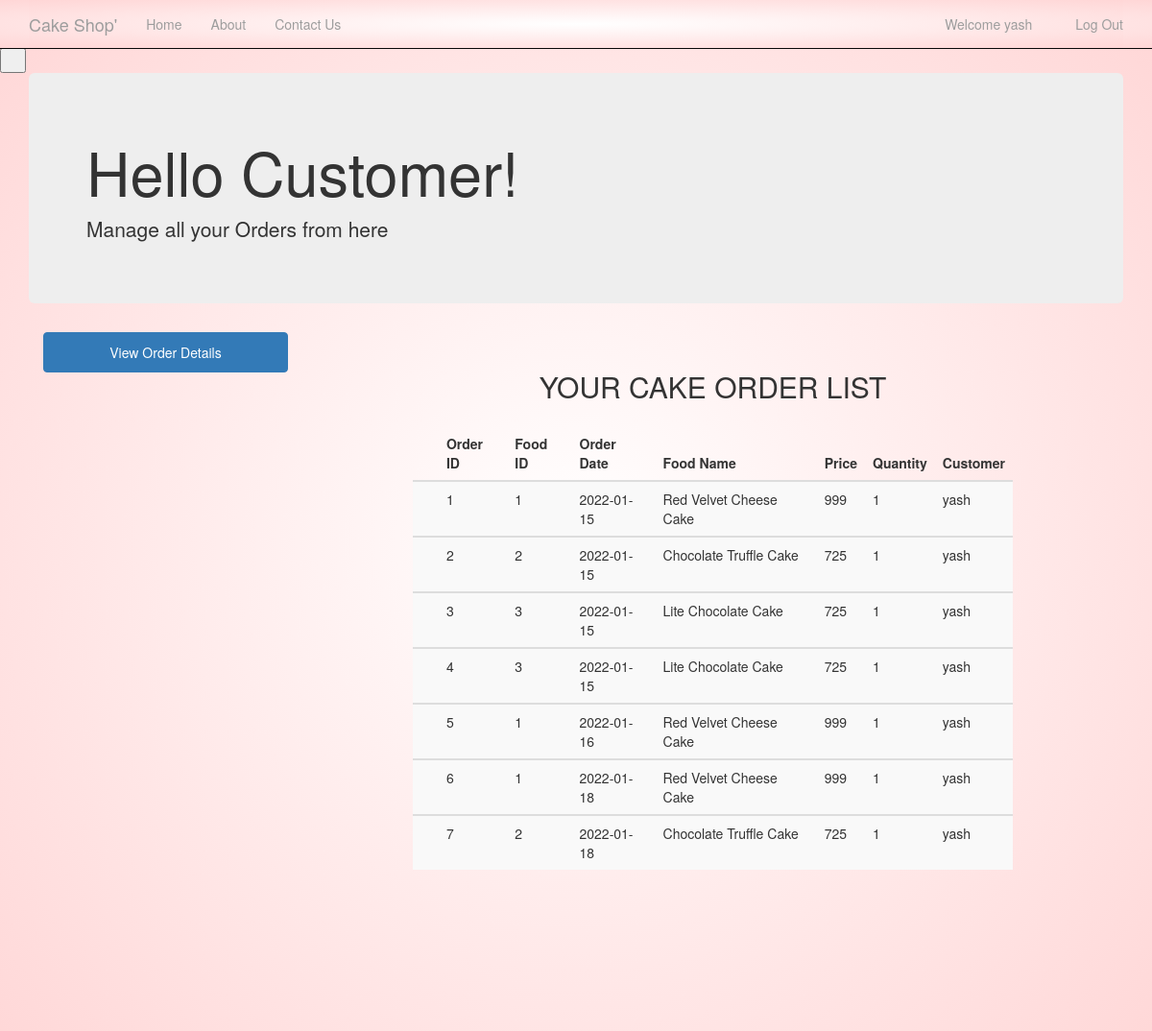
The app's page /view_customer_orders.php (signed in) with its own data.
### tables this page shows
CREATE TABLE `orders` (
  `order_ID` int(30) NOT NULL,
  `F_ID` int(30) NOT NULL,
  `foodname` varchar(30) NOT NULL,
  `price` int(30) NOT NULL,
  `quantity` int(30) NOT NULL,
  `order_date` date NOT NULL,
  `username` varchar(30) NOT NULL,
  `R_ID` int(30) NOT NULL
);

### view_customer_orders.php (the view, shortened to what this page needs)
<?php
include('session_u.php');
?>
<!DOCTYPE html>
<html>
  <head>
  </head>
  <link rel="stylesheet" type = "text/css" href ="css/common.css">
  <link rel="stylesheet" type = "text/css" href ="css/bootstrap.min.css">
  <body>
    <button onclick="topFunction()" id="myBtn" title="Go to top">
      <span class="glyphicon glyphicon-chevron-up"></span>
    </button>
    <nav class="navbar navbar-inverse navbar-fixed-top navigation-clean-search" role="navigation">
      <div class="container">
        <div class="navbar-header">
          <a class="navbar-brand" href="index.php">Cake Shop'</a>
        </div>
        <div class="collapse navbar-collapse " id="myNavbar">
          <ul class="nav navbar-nav">
            <li><a href="index.php">Home</a></li>
            <li><a href="aboutus.php">About</a></li>
            <li><a href="contactus.php">Contact Us</a></li>
          </ul>
          <ul class="nav navbar-nav navbar-right">
            <li><a href="#"><span class="glyphicon glyphicon-user"></span> Welcome <?php echo $_SESSION['login_user2']; ?> </a></li>
            <li><a href="logout_m.php"><span class="glyphicon glyphicon-log-out"></span> Log Out </a></li>
          </ul>
        </div>
      </div>
    </nav>
<div class="container">
    <div class="jumbotron">
     <h1>Hello Customer! </h1>
     <p>Manage all your Orders from here</p>
    </div>
    </div>
<div class="container">
    	<div class="col-xs-3" style="text-align: center;">
    	<div class="list-group">
        <a href="view_order_details.php" class="list-group-item active">View Order Details</a>
    	</div>
    </div>
    <div class="col-xs-9">
      <div class="form-area" style="padding: 0px 100px 100px 100px;">
        <form action="" method="POST">
        <br style="clear: both">
          <h3 style="margin-bottom: 25px; text-align: center; font-size: 30px;"> YOUR CAKE ORDER LIST </h3>
<?php
$customer_name=$_SESSION['login_user2'];
$sql = "SELECT * FROM orders o WHERE o.username='$customer_name' ORDER BY order_date";
$result = mysqli_query($conn, $sql);
if (mysqli_num_rows($result) > 0)
{
  ?>
  <table class="table table-striped">
    <thead class="thead-dark">
      <tr>
        <th>  </th>
        <th> Order ID </th>
        <th> Food ID </th>
        <th> Order Date </th>
        <th> Food Name </th>
        <th> Price </th>
        <th> Quantity </th>
        <th> Customer </th>
      </tr>
    </thead>
    <?PHP
      while($row = mysqli_fetch_assoc($result)){
    ?>
  <tbody>
    <tr>
      <td> <span class="glyphicon glyphicon-menu-right"></span> </td>
      <td><?php echo $row["order_ID"]; ?></td>
      <td><?php echo $row["F_ID"]; ?></td>
      <td><?php echo $row["order_date"]; ?></td>
      <td><?php echo $row["foodname"]; ?></td>
      <td><?php echo $row["price"]; ?></td>
      <td><?php echo $row["quantity"]; ?></td>
      <td><?php echo $row["username"]; ?></td>
    </tr>
  </tbody>
  <?php } ?>
  </table>
    <br>
  <?php } else { ?>
  <h4><center>0 RESULTS</center> </h4>
  <?php } ?>
        </form>
        </div>
    </div>
</div>
<br>
<br>
<br>
<br>
  </body>
</html>

### css/common.css (style rules this page uses)
body,html { height: 100%; }
body { padding-top: 50px; background: radial-gradient(#fff, #ffd6d6); }
.navbar { background: radial-gradient(#fff, #ffd6d6); }
.navbar-inverse { background: radial-gradient(#fff, #ffd6d6); }
.navbar-fixed-top { background: radial-gradient(#fff, #ffd6d6); }
.navigation-clean-search { background: radial-gradient(#fff, #ffd6d6); }
.collapse { background: radial-gradient(#fff, #ffd6d6); }

### records on screen
orders: order_ID "1", F_ID "1", order_date "2022-01-15", foodname "Red Velvet Cheese Cake", price "999", quantity "1", username "yash"
orders: order_ID "2", F_ID "2", order_date "2022-01-15", foodname "Chocolate Truffle Cake", price "725", quantity "1", username "yash"
orders: order_ID "3", F_ID "3", order_date "2022-01-15", foodname "Lite Chocolate Cake", price "725", quantity "1", username "yash"
orders: order_ID "4", F_ID "3", order_date "2022-01-15", foodname "Lite Chocolate Cake", price "725", quantity "1", username "yash"
orders: order_ID "5", F_ID "1", order_date "2022-01-16", foodname "Red Velvet Cheese Cake", price "999", quantity "1", username "yash"
orders: order_ID "6", F_ID "1", order_date "2022-01-18", foodname "Red Velvet Cheese Cake", price "999", quantity "1", username "yash"
orders: order_ID "7", F_ID "2", order_date "2022-01-18", foodname "Chocolate Truffle Cake", price "725", quantity "1", username "yash"

### other values on screen
$_SESSION['login_user2'] "yash"
